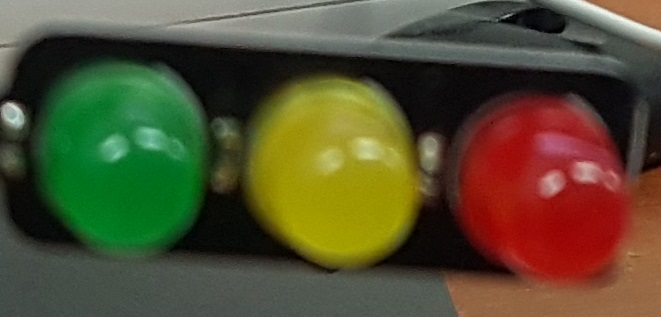
#> input picture imgs/04.jpg, 661 x 317 px
$ python led_check.py
#> lines starting #> are read from the running program, lines starting #| are printed output that depends on the picture; after the words box and inside, x2 and y2 are one past the last pixel; in counts of white or black regions, pixels touching at a corner belong together; long printed decimals are rounded
#> further down, img is the input picture: shape (317, 661, 3); mean B, G, R 49.5, 78.7, 84.4
import matplotlib.pyplot as plt
import cv2

def light_check(img):

    img = cv2.cvtColor(img, cv2.COLOR_BGR2RGB)
    img = cv2.cvtColor(img,cv2.COLOR_RGB2GRAY)
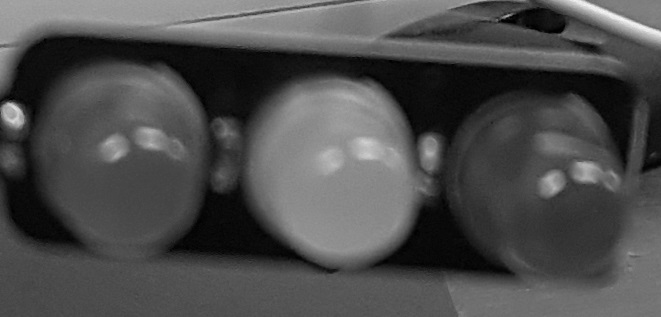
#> img: shape (317, 661); min 0, max 249, mean 77.1
    rtn, img = cv2.threshold(img,200,255,cv2.THRESH_BINARY)
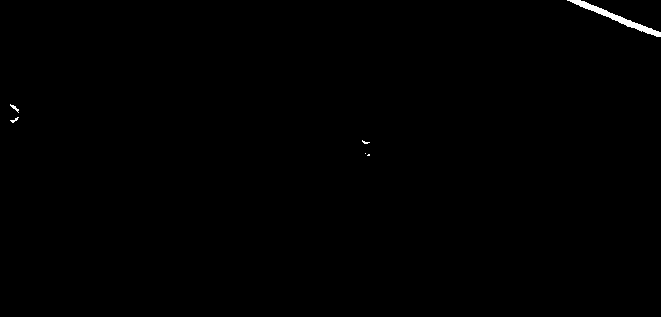
#> img: shape (317, 661); 0.3% white; 6 white regions (3 under 20 px), largest, box (x1, y1, x2, y2) and area: (567, 0, 661, 37) 553, (10, 104, 19, 113) 27, (10, 117, 19, 123) 21

    print(img.shape)
#| (317, 661)

    # cv2.imshow('win',img)
    #
    # cv2.waitKey()

    print(img.shape, type(img))
#| (317, 661) <class 'numpy.ndarray'>

    height = img.shape[0]
#> height = 317
    width = img.shape[1]
#> width = 661

    total = img.sum()
#> total = 158610
    ration_total =  (total / (width * height * 255)) * 100
#> ration_total = 0.297
    if ration_total < 0.2:
        return 4

    print(f'total = {total}, ration toral = {ration_total}')
#| total = 158610, ration toral = 0.2968

    sum = img.sum(axis=0)
#> sum = 661 values, max 1785 at index 13, min 0 at index 0, mean 240
    print(sum.shape)
#| (661,)

    range1 = int(width / 3)
#> range1 = 220
    range2 = int(width / 3 * 2)
#> range2 = 440

    sum1 = sum[:range1]
#> sum1 = 220 values, max 1785 at index 13, min 0 at index 0, mean 55.64
    sum2 = sum[range1:range2]
#> sum2 = 220 values, max 765 at index 144, min 0 at index 0, mean 24.34
    sum3 = sum[range2:]
#> sum3 = 221 values, max 1785 at index 140, min 0 at index 0, mean 638.1

    print(sum1.shape, sum2.shape, sum3.shape)
#| (220,) (220,) (221,)
    print(sum1.sum(), sum2.sum(), sum3.sum())
#| 12240 5355 141015
    print(sum1.sum()/total, sum2.sum()/total, sum3.sum()/total)
#| 0.07717 0.03376 0.8891

    r1 = sum1.sum() / total
#> r1 = 0.0772
    r2 = sum2.sum() / total
#> r2 = 0.0338
    r3 = sum3.sum() / total
#> r3 = 0.889

    rlist = [r1,r2,r3]
#> rlist = [0.0772, 0.0338, 0.889]

    for i, v in enumerate(rlist):
        if v > 0.4:
            return i
#> this loop made 3 passes
#> v on passes 1 to 3: 0.0772, 0.0338, 0.889

    return 4

img = cv2.imread('imgs/04.jpg')
val = light_check(img)
#> val = 2
print('return value {:03}'.format(val))
#| return value 002
plt.imshow(cv2.cvtColor(img,cv2.COLOR_BGR2RGB))
plt.show()

$ run again, with imgs/00.jpg copied over imgs/04.jpg
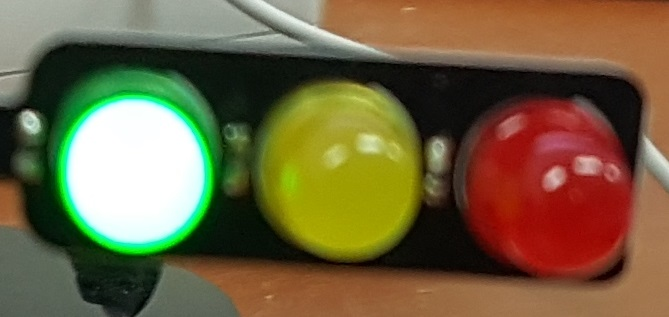
#> input picture imgs/00.jpg, 669 x 317 px
#> img is the input picture: shape (317, 669, 3); mean B, G, R 64.7, 98.8, 113.3
#> in light_check, `img = cv2.cvtColor(img,cv2.COLOR_RGB2GRAY)`:
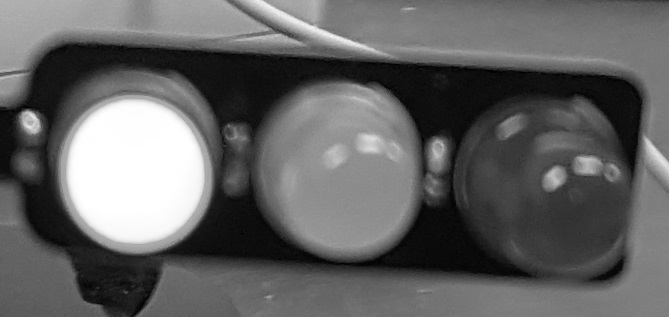
#> img: shape (317, 669); min 0, max 255, mean 99.3
#> in light_check, `rtn, img = cv2.threshold(img,200,255,cv2.THRESH_BINARY)`:
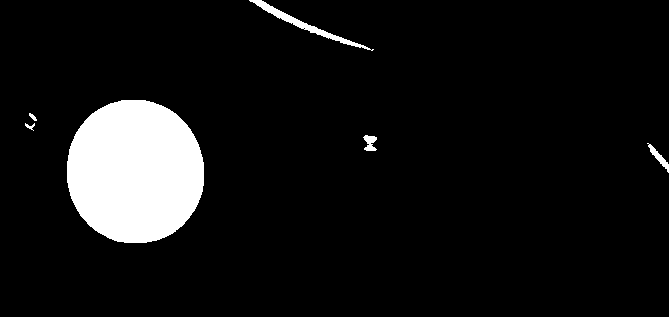
#> img: shape (317, 669); 7.9% white; 6 white regions, box (x1, y1, x2, y2) and area: (67, 100, 204, 243) 15677, (249, 0, 374, 51) 728, (647, 143, 669, 173) 170, (363, 135, 377, 151) 145, (25, 123, 35, 131) 34, (29, 113, 37, 121) 32
#| (317, 669)
#| (317, 669) <class 'numpy.ndarray'>
#> total = 4280430
#> ration_total = 7.92
#| total = 4280430, ration toral = 7.915
#> sum = 669 values, max 36465 at index 124, min 0 at index 0, mean 6398.3
#| (669,)
#> sum1 = 223 values, max 36465 at index 124, min 0 at index 0, mean 18002.1
#> sum2 = 223 values, max 4590 at index 144, min 0 at index 0, mean 998.3
#> sum3 = 223 values, max 2550 at index 221, min 0 at index 0, mean 194.4
#| (223,) (223,) (223,)
#| 4014465 222615 43350
#| 0.9379 0.05201 0.01013
#> r1 = 0.938
#> r2 = 0.052
#> r3 = 0.0101
#> rlist = [0.938, 0.052, 0.0101]
#> the loop in light_check, `for i, v in enumerate(rlist):` made 1 pass
#> v on pass 1: 0.938
#> val = 0
#| return value 000

$ run again, with imgs/02.jpg copied over imgs/04.jpg
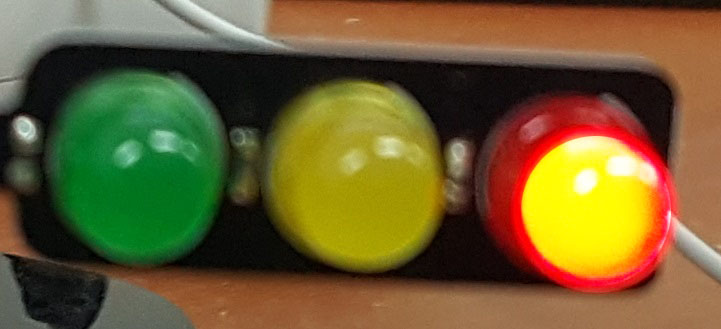
#> input picture imgs/02.jpg, 721 x 329 px
#> img is the input picture: shape (329, 721, 3); mean B, G, R 47.4, 93.5, 110.1
#> in light_check, `img = cv2.cvtColor(img,cv2.COLOR_RGB2GRAY)`:
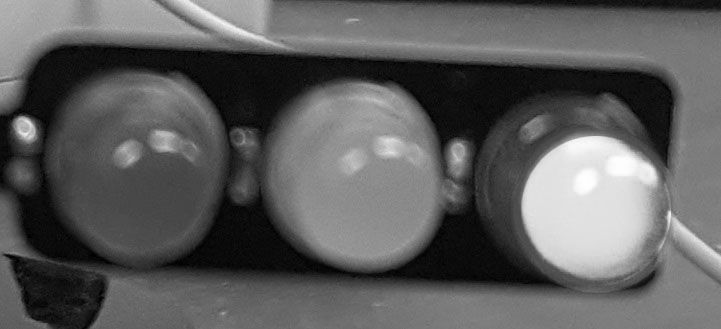
#> img: shape (329, 721); min 0, max 254, mean 93.2
#> in light_check, `rtn, img = cv2.threshold(img,200,255,cv2.THRESH_BINARY)`:
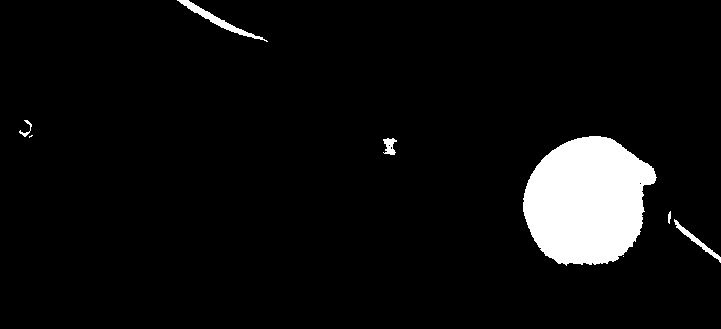
#> img: shape (329, 721); 5.9% white; 8 white regions (2 under 20 px), largest, box (x1, y1, x2, y2) and area: (523, 136, 657, 266) 12845, (177, 0, 268, 42) 545, (674, 219, 721, 263) 281, (383, 138, 397, 155) 148, (19, 120, 32, 137) 60, (668, 211, 671, 224) 29
#| (329, 721)
#| (329, 721) <class 'numpy.ndarray'>
#> total = 3548325
#> ration_total = 5.87
#| total = 3548325, ration toral = 5.866
#> sum = 721 values, max 32895 at index 589, min 0 at index 0, mean 4921.4
#| (721,)
#> sum1 = 240 values, max 2295 at index 30, min 0 at index 0, mean 541.9
#> sum2 = 240 values, max 4335 at index 152, min 0 at index 28, mean 264.6
#> sum3 = 241 values, max 32895 at index 109, min 0 at index 0, mean 13920.2
#| (240,) (240,) (241,)
#| 130050 63495 3354780
#| 0.03665 0.01789 0.9455
#> r1 = 0.0367
#> r2 = 0.0179
#> r3 = 0.945
#> rlist = [0.0367, 0.0179, 0.945]
#> the loop in light_check, `for i, v in enumerate(rlist):` made 3 passes
#> v on passes 1 to 3: 0.0367, 0.0179, 0.945
#> val = 2
#| return value 002
